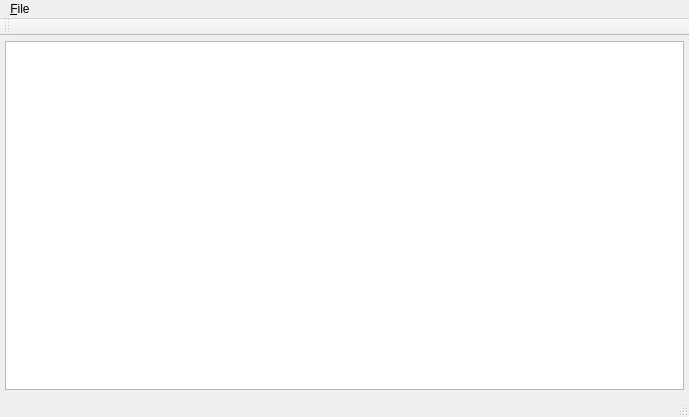
<?xml version="1.0" encoding="UTF-8"?>
<ui version="4.0">
 <class>MainWindow</class>
 <widget class="QMainWindow" name="MainWindow">
  <property name="geometry">
   <rect>
    <x>0</x>
    <y>0</y>
    <width>689</width>
    <height>417</height>
   </rect>
  </property>
  <property name="windowTitle">
   <string>SN8F2288</string>
  </property>
  <widget class="QWidget" name="centralWidget">
   <layout class="QHBoxLayout" name="horizontalLayout">
    <property name="leftMargin">
     <number>5</number>
    </property>
    <property name="topMargin">
     <number>5</number>
    </property>
    <property name="rightMargin">
     <number>5</number>
    </property>
    <property name="bottomMargin">
     <number>5</number>
    </property>
    <item>
     <widget class="DisassemblerTextEdit" name="disassembler">
      <property name="font">
       <font>
        <family>Courier New</family>
       </font>
      </property>
      <property name="lineWrapMode">
       <enum>QPlainTextEdit::WidgetWidth</enum>
      </property>
      <property name="readOnly">
       <bool>false</bool>
      </property>
     </widget>
    </item>
   </layout>
  </widget>
  <widget class="QMenuBar" name="menuBar">
   <property name="geometry">
    <rect>
     <x>0</x>
     <y>0</y>
     <width>689</width>
     <height>22</height>
    </rect>
   </property>
   <widget class="QMenu" name="menu_File">
    <property name="title">
     <string>&amp;File</string>
    </property>
    <addaction name="action_Load_ROM"/>
    <addaction name="actionRefresh"/>
    <addaction name="actionImport_dissn8_cfg"/>
    <addaction name="actionSave_Database"/>
    <addaction name="actionSave_Database_as"/>
    <addaction name="actionROM_Ranges"/>
   </widget>
   <addaction name="menu_File"/>
  </widget>
  <widget class="QToolBar" name="mainToolBar">
   <attribute name="toolBarArea">
    <enum>TopToolBarArea</enum>
   </attribute>
   <attribute name="toolBarBreak">
    <bool>false</bool>
   </attribute>
  </widget>
  <widget class="QStatusBar" name="statusBar"/>
  <action name="action_Load_ROM">
   <property name="text">
    <string>&amp;Load ROM</string>
   </property>
  </action>
  <action name="actionRefresh">
   <property name="text">
    <string>Refresh</string>
   </property>
  </action>
  <action name="actionImport_dissn8_cfg">
   <property name="text">
    <string>Load Database</string>
   </property>
  </action>
  <action name="actionROM_Ranges">
   <property name="text">
    <string>ROM Ranges...</string>
   </property>
  </action>
  <action name="actionSave_Database">
   <property name="text">
    <string>Save Database</string>
   </property>
  </action>
  <action name="actionSave_Database_as">
   <property name="text">
    <string>Save Database As...</string>
   </property>
  </action>
 </widget>
 <layoutdefault spacing="6" margin="11"/>
 <customwidgets>
  <customwidget>
   <class>DisassemblerTextEdit</class>
   <extends>QPlainTextEdit</extends>
   <header>DisassemblerTextEdit.h</header>
  </customwidget>
 </customwidgets>
 <resources/>
 <connections/>
</ui>
